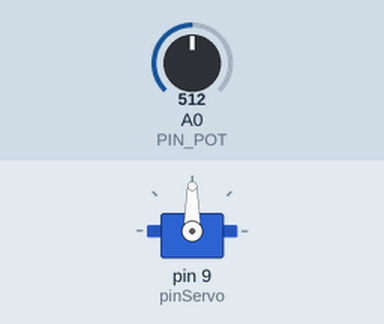
A sketch run on a simulated Arduino Uno, built with avr-gcc and run on an emulated ATmega328P. Shown: servo. The test bench sets the inputs (shaded band); at power-on: A0 (PIN_POT) = 512.

Above: at 1.2 s.
1.3 s: A0 (PIN_POT) set to 716
At 2.4 s:
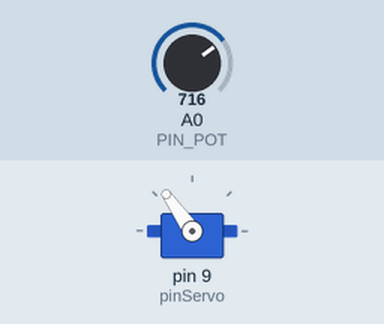
2.8 s: A0 (PIN_POT) set to 900
At 3.5 s:
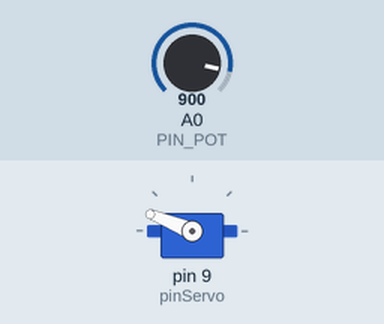
4.3 s: A0 (PIN_POT) set to 1023
At 4.6 s:
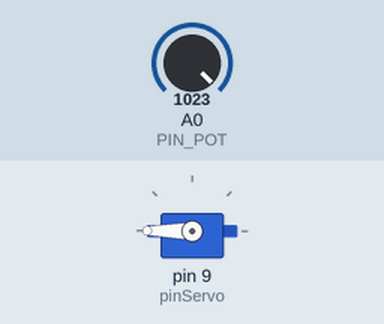
5.8 s: A0 (PIN_POT) set to 306
At 7.0 s:
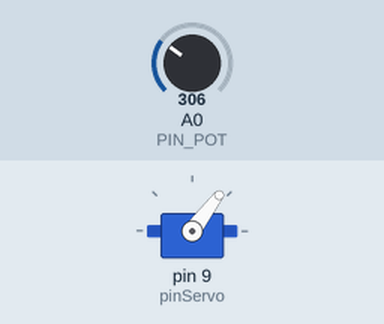
7.3 s: A0 (PIN_POT) set to 122
At 8.1 s:
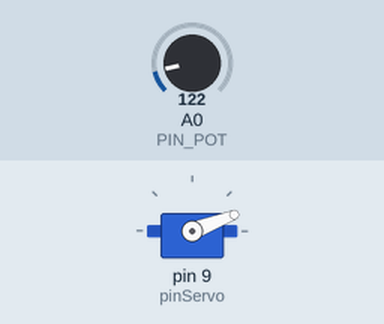
Timing chart, 0 to 9.8 s (numbered marks = the images above; inputs shaded):
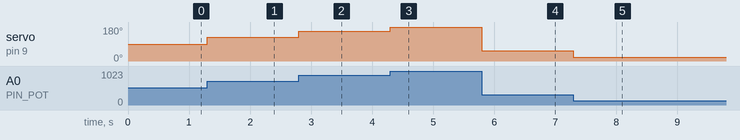

The sketch:

14e2.ino
```cpp
#include <Servo.h>

Servo servoAku;

const int pinServo = 9;
const int PIN_POT = A0;

void setup() {
    servoAku.attach(pinServo);
    Serial.begin(9600);
}

void loop() {
  	int bacaPot = analogRead(PIN_POT);
    int sudutPot = map(bacaPot, 0, 1023, 0, 180);
    servoAku.write(sudutPot);
}
```

Measured:
- after the input at 1.3 s, servo on pin 9 (pinServo): 90° → 125° at once
- after the input at 2.8 s, servo on pin 9 (pinServo): 125° → 158° at once
- after the input at 4.3 s, servo on pin 9 (pinServo): 158° → 180° at once
- after the input at 5.8 s, servo on pin 9 (pinServo): 180° → 53° at once
- after the input at 7.3 s, servo on pin 9 (pinServo): 53° → 21° at once
